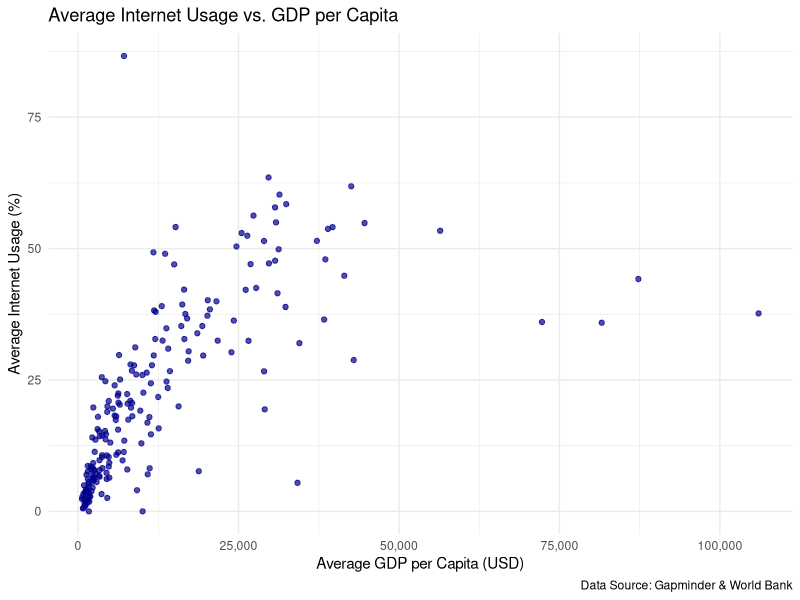

Write the R code that produced this figure. (Note: this script raises an error after producing the figure.)
## ---- chunk 1
library(tidyverse)
library(broom)
library(knitr)
## ---- chunk 2
income_original <- read_csv("income_per_person_long_series.csv")
internet_original <- read_csv("internet_users.csv")
## ---- chunk 3
# Function to convert 'k' values (e.g., "1.1k") to numeric
convert_k_to_num <- function(x) {
  x <- as.character(x)
  ifelse(
    str_detect(x, "k"),
    as.numeric(str_remove(x, "k")) * 1000,
    as.numeric(x)
  )
}

# Apply conversion to all columns except 'country'
income_clean <- income_original |>
  mutate(across(-country, convert_k_to_num)) |>
  pivot_longer(-country, names_to = "year", values_to = "income") |>
  mutate(year = as.numeric(year))
## ---- chunk 4
internet_clean <- internet_original |>
  mutate(across(-country, convert_k_to_num)) |>
  pivot_longer(-country, names_to = "year", values_to = "internet_users") |>
  mutate(year = as.numeric(year))
## ---- chunk 5
combined_data <- income_clean |>
  inner_join(internet_clean, by = c("country", "year"))

## ---- chunk 6
# Aggregate data: average per country over all years
avg_data <- combined_data |>
  group_by(country) |>
  summarize(
    avg_income = mean(income, na.rm = TRUE),
    avg_internet_users = mean(internet_users, na.rm = TRUE)
  )

# Plot
ggplot(avg_data, aes(x = avg_income, y = avg_internet_users)) +
  geom_point(color = "darkblue", alpha = 0.7) +
  scale_x_continuous(labels = scales::comma) +
  labs(
    title = "Average Internet Usage vs. GDP per Capita",
    x = "Average GDP per Capita (USD)",
    y = "Average Internet Usage (%)",
    caption = "Data Source: Gapminder & World Bank"
  ) +
  theme_minimal()

## ---- chunk 7
summary_df <- full_data |>
  filter(year >= 2015, year <= 2020) %>%
  group_by(country) |>
  summarize(
    mean_military = mean(military_spending, na.rm = TRUE),
    mean_childcare = mean(childcare_costs, na.rm = TRUE)
  )
